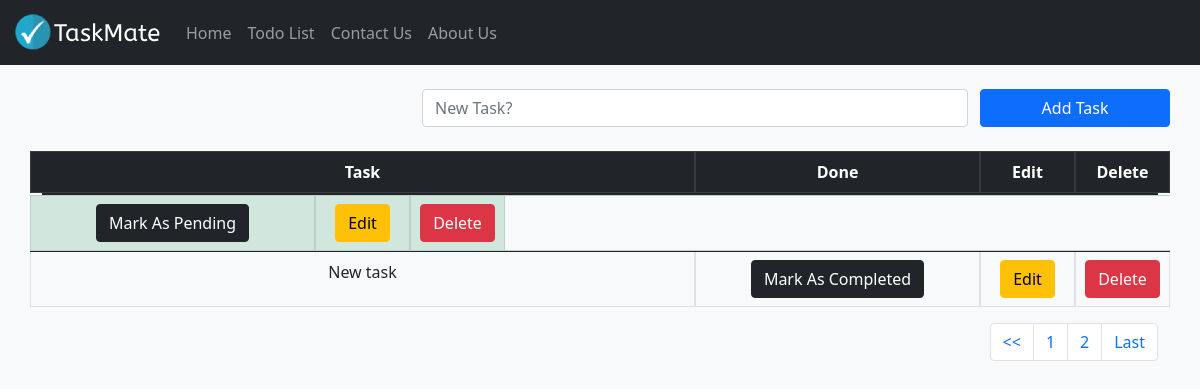
Before: /todolist/?page=2 with the older database file.
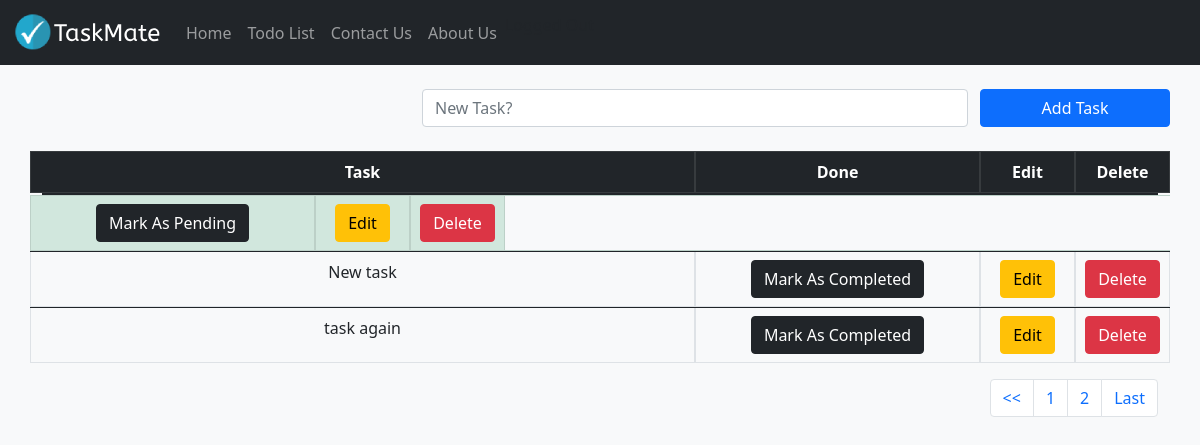
After: the same page with the newer database file.
### todolist_app/models.py (models this page shows, shortened)
class TaskList(models.Model):
    task = models.CharField(max_length=300)
    done = models.BooleanField(default=False)

### todolist_app/views.py (the view)
# urls.py: path("todolist/", include("todolist_app.urls")),
def todolist(request):
    if request.method == "POST":
        form = TaskForm(request.POST or None)
        if form.is_valid():
            form.save()
        messages.success(request, ("New Task Added!"))
        return redirect("todolist")
    else:
        all_tasks = TaskList.objects.all()
        paginator = Paginator(all_tasks, 5)  # using page of 5
        page = request.GET.get("page")
        all_tasks = paginator.get_page(page)
        return render(request, "todolist.html", {"all_tasks": all_tasks})

### todolist_app/templates/todolist.html (shortened to what this page needs)
{% extends 'base.html' %}
{% block content %}
<div class="container">
  <br>
  <form method="POST" class="row">
    <label class="col-4"></label>
    <div class="col-6">
      <input type="text" class="form-control" name="task" placeholder="New Task?">
    </div>
    <button type="submit" class="btn btn-primary col-2">Add Task</button>
  </form>
  <br>
  <table class="table table-bordered text-center">
    <thead class="table-dark">
      <tr class="row">
        <th class="col-7">Task</th>
        <th class="col-3">Done</th>
        <th class="col-1">Edit</th>
        <th class="col-1">Delete</th>
      </tr>
    </thead>
    <tbody>
      {% if all_tasks %}
      {% for obj in all_tasks %}
      {% if obj.done %}
      <tr class="table-success row">
        <td class="col-3"><a href="{% url 'pending_task' obj.id %}"><button type="button" class="btn btn-dark">Mark As Pending</button></a></td>
        <td class="col-1"><a href="{% url 'edit_task' obj.id %}"><button type="button" class="btn btn-warning">Edit</button></a></td>
        <td class="col-1"><a href="{% url 'delete_task' obj.id %}"><button type="button" class="btn btn-danger">Delete</button></a></td>
      </tr>
      {% else %}
      <tr class="row">
        <td class="col-7">{{ obj.task }}</td>
        <td class="col-3"><a href="{% url 'complete_task' obj.id %}"><button type="button" class="btn btn-dark">Mark As Completed</button></a></td>
        <td class="col-1"><a href="{% url 'edit_task' obj.id %}"><button type="button" class="btn btn-warning">Edit</button></a></td>
        <td class="col-1"><a href="{% url 'delete_task' obj.id %}"><button type="button" class="btn btn-danger">Delete</button></a></td>
      </tr>
      {% endif %}
      {% endfor %}
      {% endif %}
    </tbody>
  </table>
  <nav aria-label="Page navigation example">
    <ul class="pagination justify-content-end">
      <li class="page-item">
        <a class="page-link" href="?page=1"><<</a>
      </li>
      {% if all_tasks.has_previous %}
        <li class="page-item">
          <a class="page-link" href="?page={{all_tasks.previous_page_number}}">{{all_tasks.previous_page_number}}</a>
        </li>
      {% endif %}
      <li class="page-item"><a class="page-link" href="?page={{all_tasks.number}}">{{all_tasks.number}}</a></li>
      <li class="page-item">
        <a class="page-link" href="?page={{ all_tasks.paginator.num_pages }}">Last</a>
      </li>
    </ul>
  </nav>
</div>
{% endblock content %}

### templates/base.html (shortened to what this page needs)
{% load static %}
<!DOCTYPE html>
<html lang="en">
<head>
  <link href="https://cdn.jsdelivr.net/npm/bootstrap@5.1.3/dist/css/bootstrap.min.css" rel="stylesheet"
 />
  <nav class="navbar navbar-expand-lg navbar-dark bg-dark">
    <div class="container-fluid">
      <a class="navbar-brand" href="{% url 'index' %}"><img src="{% static 'images/logo.png' %}" alt="Taskmate"></a>
      <div class="collapse navbar-collapse" id="navbarNav">
        <ul class="navbar-nav">
          <li class="nav-item">
            <a class="nav-link" aria-current="page" href="{% url 'index' %}">Home</a>
          </li>
          <li class="nav-item">
            <a class="nav-link" href="{% url 'todolist' %}">Todo List</a>
          </li>
          <li class="nav-item">
            <a class="nav-link" href="{% url 'contact' %}">Contact Us</a>
          </li>
          <li class="nav-item">
            <a class="nav-link" href="{% url 'about' %}">About Us</a>
          </li>
        </ul>
    {% if user.is_authenticated %}
      <div class="d-flex">
        <p class="text-white">Logged in as {{ user.username }}</p>
        <a href="{% url 'logout' %}">
          <button class="btn btn-outline-success" type="submit">Logout</button>
        </a>
      </div>
    {% else %}
      <p>Logged Out</p>
    {% endif %}
    </div>
    </div>
  </nav>
</head>
<body class="bg-light">
  {% block content %}
  {% endblock content %}
</body>
</html>

Changed rows visible on the page:
added TaskList: task "task again"
